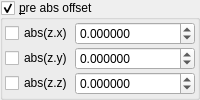
    <widget class="MyGroupBox" name="groupCheck_transf_function_enabledF_false">
     <property name="toolTip">
      <string/>
     </property>
     <property name="title">
      <string>&amp;pre abs offset</string>
     </property>
     <property name="checkable">
      <bool>true</bool>
     </property>
     <layout class="QVBoxLayout" name="verticalLayout_62">
      <property name="spacing">
       <number>2</number>
      </property>
      <property name="leftMargin">
       <number>2</number>
      </property>
      <property name="topMargin">
       <number>2</number>
      </property>
      <property name="rightMargin">
       <number>2</number>
      </property>
      <property name="bottomMargin">
       <number>2</number>
      </property>
      <item>
       <layout class="QGridLayout" name="gridLayout_34" columnstretch="0,1">
        <property name="spacing">
         <number>2</number>
        </property>
        <item row="0" column="1">
         <widget class="MyDoubleSpinBox" name="spinbox3_transf_offsetA_000_x">
          <property name="sizePolicy">
           <sizepolicy hsizetype="Minimum" vsizetype="Maximum">
            <horstretch>0</horstretch>
            <verstretch>0</verstretch>
           </sizepolicy>
          </property>
          <property name="prefix">
           <string/>
          </property>
          <property name="suffix">
           <string/>
          </property>
          <property name="decimals">
           <number>6</number>
          </property>
          <property name="minimum">
           <double>-99.998999999999995</double>
          </property>
          <property name="maximum">
           <double>99.998999999999995</double>
          </property>
          <property name="singleStep">
           <double>0.100000000000000</double>
          </property>
          <property name="value">
           <double>0.000000000000000</double>
          </property>
         </widget>
        </item>
        <item row="1" column="1">
         <widget class="MyDoubleSpinBox" name="spinbox3_transf_offsetA_000_y">
          <property name="sizePolicy">
           <sizepolicy hsizetype="Minimum" vsizetype="Maximum">
            <horstretch>0</horstretch>
            <verstretch>0</verstretch>
           </sizepolicy>
          </property>
          <property name="prefix">
           <string/>
          </property>
          <property name="suffix">
           <string/>
          </property>
          <property name="decimals">
           <number>6</number>
          </property>
          <property name="minimum">
           <double>-99.998999999999995</double>
          </property>
          <property name="maximum">
           <double>99.998999999999995</double>
          </property>
          <property name="singleStep">
           <double>0.100000000000000</double>
          </property>
          <property name="value">
           <double>0.000000000000000</double>
          </property>
         </widget>
        </item>
        <item row="2" column="1">
         <widget class="MyDoubleSpinBox" name="spinbox3_transf_offsetA_000_z">
          <property name="sizePolicy">
           <sizepolicy hsizetype="Minimum" vsizetype="Maximum">
            <horstretch>0</horstretch>
            <verstretch>0</verstretch>
           </sizepolicy>
          </property>
          <property name="prefix">
           <string/>
          </property>
          <property name="suffix">
           <string/>
          </property>
          <property name="decimals">
           <number>6</number>
          </property>
          <property name="minimum">
           <double>-99.998999999999995</double>
          </property>
          <property name="maximum">
           <double>99.998999999999995</double>
          </property>
          <property name="singleStep">
           <double>0.100000000000000</double>
          </property>
          <property name="value">
           <double>0.000000000000000</double>
          </property>
         </widget>
        </item>
        <item row="0" column="0">
         <widget class="MyCheckBox" name="checkBox_transf_function_enabledBx">
          <property name="text">
           <string notr="true">abs(z.x)</string>
          </property>
         </widget>
        </item>
        <item row="1" column="0">
         <widget class="MyCheckBox" name="checkBox_transf_function_enabledBy_false">
          <property name="text">
           <string notr="true">abs(z.y)</string>
          </property>
         </widget>
        </item>
        <item row="2" column="0">
         <widget class="MyCheckBox" name="checkBox_transf_function_enabledBz_false">
          <property name="text">
           <string notr="true">abs(z.z)</string>
          </property>
         </widget>
        </item>
       </layout>
      </item>
     </layout>
    </widget>
